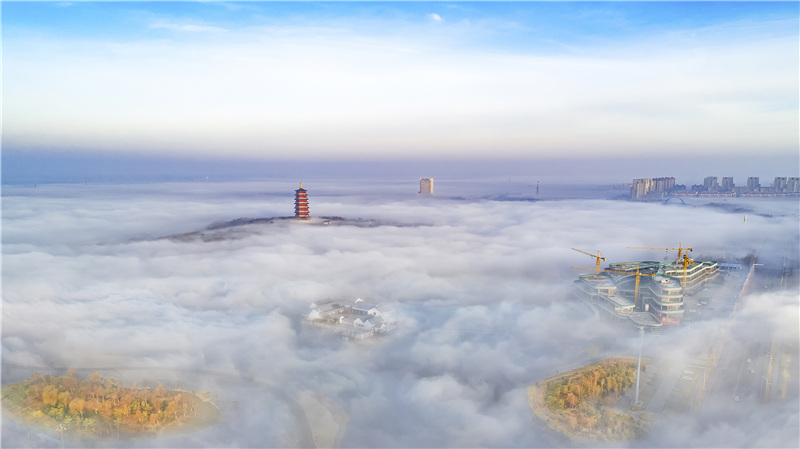
//> input picture Qt code/untitled24/build/Desktop_Qt_6_7_3-Debug/1.jpeg, 800 x 449 px
$ ./main   (built with g++ and OpenCV 4)
//> lines starting //> are read from the running program, lines starting //| are printed output that depends on the picture
#include <opencv2/opencv.hpp>

int main()
{
    cv::Mat img = cv::imread("1.jpeg");
//> img is the input picture: 449 rows x 800 cols, CV_8UC3; mean B, G, R 208, 194.8, 185.9
    std::vector<cv::Mat> Gauss, Lap;
    int level = 3;
    Gauss.push_back(img);
    for(int i = 0;i < level; i++)
    {
        cv::Mat gauss;
        pyrDown(Gauss[i], gauss);
        Gauss.push_back(gauss);
    }
//> this loop made 3 passes
//> pass 3, `pyrDown(Gauss[i], gauss);`:
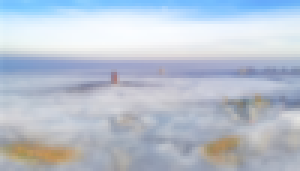
//> gauss: 57 rows x 100 cols, CV_8UC3 (shown 3 times larger); mean B, G, R 208.1, 194.6, 185.1
    for (int i = Gauss.size() - 1; i > 0; --i)
 {
        cv::Mat lap, upGauss;
        // 上采样操作
        cv::pyrUp(Gauss[i], upGauss);
        // 检查并调整尺寸
        if (upGauss.size() != Gauss[i - 1].size())
        {
            cv::resize(upGauss, upGauss, Gauss[i - 1].size());
        }
        // 计算拉普拉斯金字塔的当前层
        lap = Gauss[i - 1] - upGauss;
        Lap.push_back(lap);
    }
//> this loop made 3 passes
//> pass 1, `lap = Gauss[i - 1] - upGauss;`:
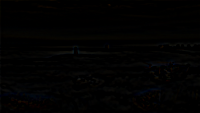
//> lap: 113 rows x 200 cols, CV_8UC3; mean B, G, R 1.4, 1.7, 1.9
    // 显示高斯金字塔
    for (int i = 0; i < Gauss.size(); ++i)
    {
        std::string name = std::to_string(i);
        cv::imshow("G" + name, Gauss[i]);
    }
//> this loop made 4 passes
    // 显示拉普拉斯金字塔
    for (int i = 0; i < Lap.size(); ++i)
    {
        std::string name = std::to_string(i);
        cv::imshow("L" + name, Lap[i]);
    }

    cv::waitKey (0);

    return 0;
}
